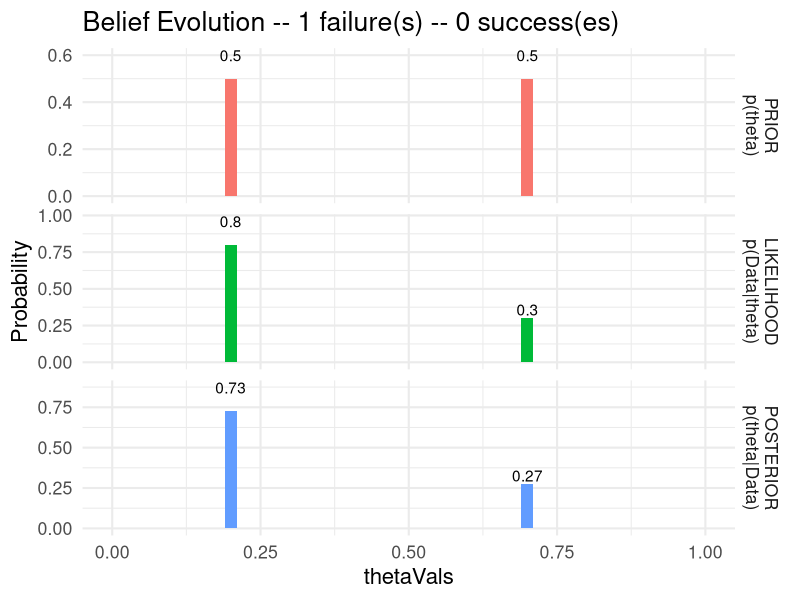

Write the R code that produced this figure.
library("tidyverse")
# theta is a parameter representing the probability that a remodeled store sees at least a 5% increase in sales
# Two bosses: Boss1 Theta = 20% and Boss2 Theta = 70%
# we have two competing models (i.e. the Boss1 and Boss2) of the world
# Now make the vector of theta values that represent the models of the world that we have:
thetaVals = c(0.2,0.7)

#CALCULATE PRIOR
# pTheta is the vector of prior probabilities on the theta values.
pTheta = c(0.5,0.5) # Makes a uniform belief distribution.

#SPECIFY OBSERVED DATA
# Specify the data. The follwoing are 3 successes and 9 failure
# and 6 success and 4 failures.
#Data = c(1,1,1,0,0,0,0,0,0,0,0,0)
#Data = c(rep(1,6), rep(0,4))
Data = c(0)  ## one store is a failure
nSuccess = sum( Data == 1 )    ##count # of successful stores
nFail = sum( Data == 0 )    ##count # of failure stores

#CALCULATE LIKELIHOOD
# Compute the likelihood of the data for each value of theta:
pDataGivenTheta = thetaVals^nSuccess * (1-thetaVals)^nFail

#CALCULATE POSTERIOR PROBABILITIES
# Compute the posterior:
pData = sum( pDataGivenTheta * pTheta )
pThetaGivenData = pDataGivenTheta * pTheta / pData   # This is Bayes' rule!

#make data frame for plotting
plotDF = data.frame(thetaVals, prior = pTheta,likelihood = pDataGivenTheta, posterior = pThetaGivenData)

#make tidy data to use facet grid by ProbType for plot
tidyPlotDF = plotDF %>%
  gather("ProbType","Probability",-thetaVals) %>%
  mutate(ProbType = fct_relevel(ProbType, c("prior","likelihood","posterior")))# oreder levels for plot


#create named vector for facet labels
labels = c(prior = "PRIOR\np(theta)",likelihood = "LIKELIHOOD\np(Data|theta)",posterior="POSTERIOR\np(theta|Data)")

#create plot
tidyPlotDF %>%
  ggplot(aes(x = thetaVals, y = Probability, fill = ProbType)) +
  geom_col(width = 0.02, show.legend = FALSE) +
  coord_cartesian(xlim = c(0,1)) + ## create coordinate system
  facet_grid(rows = vars(ProbType),
             labeller = labeller(ProbType = labels),
             scales = "free_y") +
  geom_text(aes(y = Probability * 1.2, label = signif(Probability,2))) +
  labs(title = paste0("Belief Evolution -- ",nFail," failure(s) -- ",nSuccess," success(es)")) +
  theme_minimal(16)

